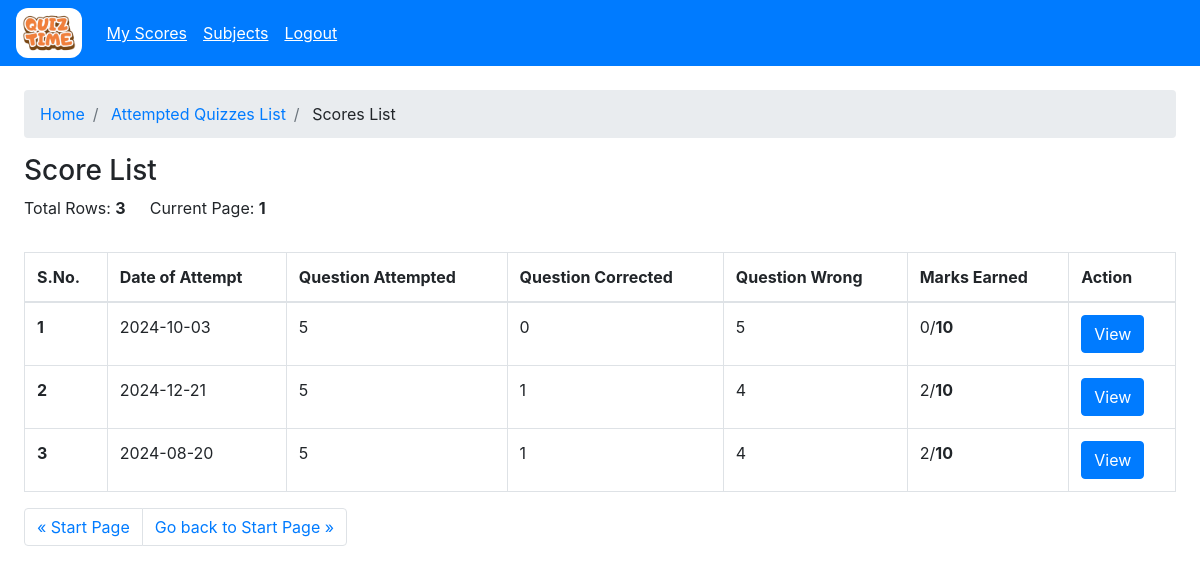
The app's page /user/attempted-quizzes/view?quiz_id=d3d2f129-ed78-4f71-8499-79071b6c35f4 (signed in), older data.
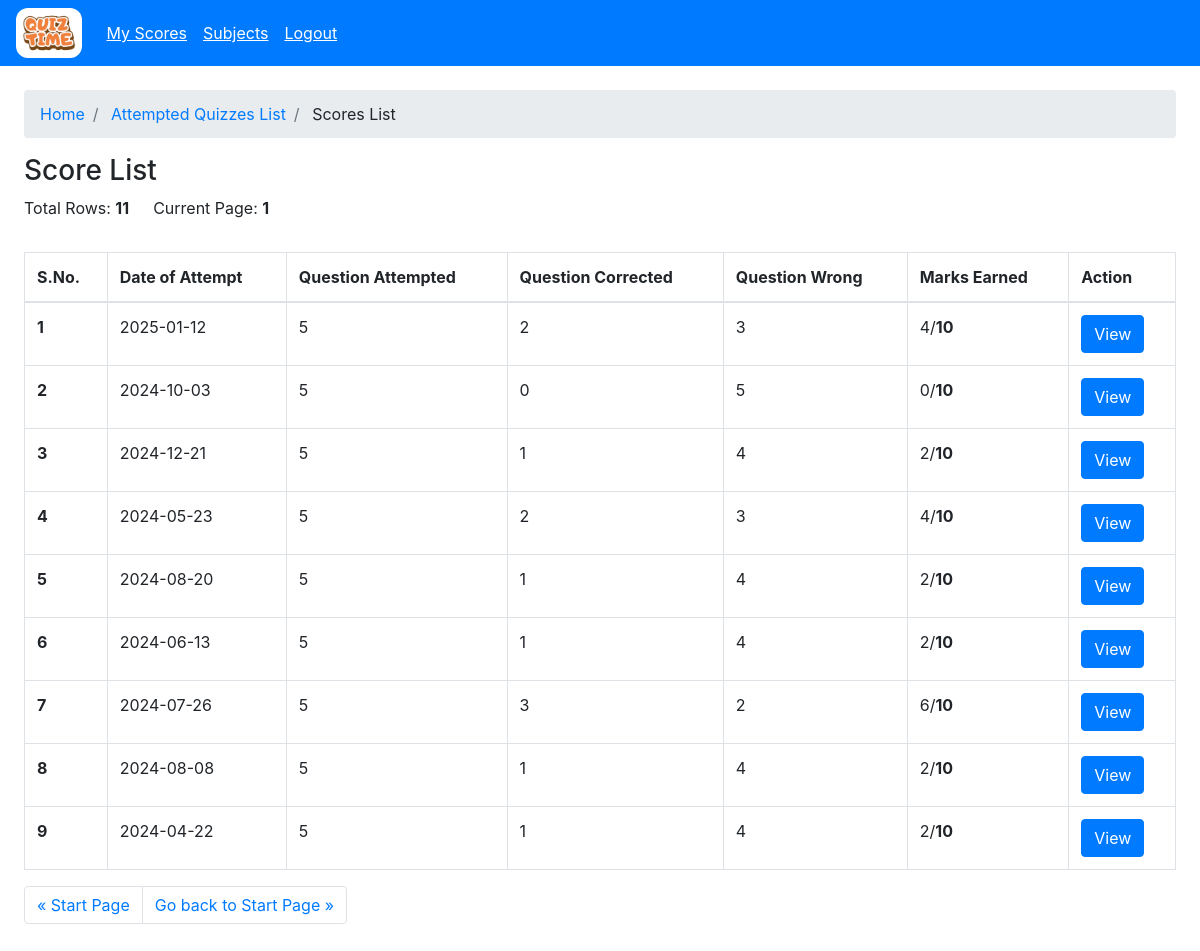
The same page, newer data.
### models/model.py (models this page shows)
class Score(db.Model):
    __tablename__ = 'scores'
    id = db.Column(db.VARCHAR(100), primary_key=True)
    quiz_id = db.Column(db.VARCHAR(100), db.ForeignKey('quiz.id'), nullable=False)
    user_id = db.Column(db.VARCHAR(100), db.ForeignKey('users.id'), nullable=False)
    attempt_number = db.Column(db.Integer, nullable=False)
    question_attempted = db.Column(db.Integer, nullable=False)
    question_corrected = db.Column(db.Integer, nullable=False)
    question_wronged = db.Column(db.Integer, nullable=False)
    total_scored = db.Column(db.Integer, nullable=False)
    created_at = db.Column(db.TIMESTAMP, nullable=False)
    updated_at = db.Column(db.TIMESTAMP, nullable=False)
    __table_args__ = (
        db.UniqueConstraint('quiz_id', 'user_id', 'attempt_number', name='unique_user_quiz_attempt'),
    )

### controllers/users/user.py (the view)
@user.route("/attempted-quizzes/view")
@login_required
@role_required("user")
def user_scores():
    try:
        skip = int(request.args.get("skip", 0))
        take = int(request.args.get("take", 25))
        quiz_id = request.args.get("quiz_id", "")
        if not quiz_id:
            return flash_and_redirect("Quiz not found", "danger", url_for("user.user_home"))
        quiz = Quiz.query.filter_by(id=quiz_id).first()
        if not quiz:
            return flash_and_redirect("Quiz not found", "danger", url_for("user.user_home"))
        scores = Score.query.filter_by(quiz_id=quiz_id).offset(skip).limit(take).all()
        final_list=[]
        for scr in scores:
            single_obj=dict()
            quiz = Quiz.query.filter_by(id=scr.quiz_id).first()
            single_obj["total_marks"]=quiz.total_marks
            single_obj = {**single_obj, **scr.__dict__}
            final_list.append(single_obj)
        total_scores = Score.query.filter(Score.user_id==session.get("id", "")).count()
        return render_template("user/scores.html",quiz=quiz,total_rows=total_scores, skip=skip, take=take, rows=final_list)
    except Exception as e:
        return flash_and_redirect(str(e), "danger", url_for("user.user_home"))

### app.py (called while the page is built)
    @login_manager.user_loader
    def load_user(user_id):
        return User.query.get(user_id)

### controllers/decorator.py (called while the page is built)
def role_required(role):
    def decorator(func):
        @wraps(func)
        def wrapper(*args, **kwargs):
            if not current_user.is_authenticated:
                return redirect(url_for("auth.login"))
            if current_user.user_type != role and session.get("user_type") != role:
                if current_user.user_type == "admin":
                    return redirect(url_for("admin.admin_home"))
                return redirect(url_for("user.user_home"))
            return func(*args, **kwargs)
        return wrapper
    return decorator

### templates/user/scores.html (shortened to what this page needs)
{% extends "base.html" %} {% block title %}Score Page{% endblock %} {% block
content %} {% include "user/user_wrapper.html" %}
<section class="min-vh-100 p-4">
  <nav aria-label="breadcrumb">
    <ol class="breadcrumb">
      <li class="breadcrumb-item"><a href="/user">Home</a></li>
      <li class="breadcrumb-item">
        <a href="/user/attempted-quizzes?skip=0&take=25"
          >Attempted Quizzes List</a
        >
      </li>
      <li class="breadcrumb-item">
        <a>Scores List</a>
      </li>
    </ol>
  </nav>
  <div class="d-flex mt-3 flex-wrap justify-content-between">
    <div>
      <h3>Score List</h3>
      <div class="d-flex align-items-center">
        <p class="mr-4">Total Rows: <strong>{{ total_rows }}</strong></p>
        <p>
          Current Page:
          <strong
            >{% if skip and take %} {{ ((skip|int)/take)+1 }} {% else %}1{%
            endif %}</strong
          >
        </p>
      </div>
    </div>
  </div>
  <section class="mt-3">
    <div class="table-responsive">
      <table class="table table-bordered table-hover">
        <thead>
          <tr>
            <th scope="col">S.No.</th>
            <th scope="col">Date of Attempt</th>
            <th scope="col">Question Attempted</th>
            <th scope="col">Question Corrected</th>
            <th scope="col">Question Wrong</th>
            <th scope="col">Marks Earned</th>
            <th scope="col">Action</th>
          </tr>
        </thead>
        <tbody>
          {% for score in rows %}
          <tr class="pointer">
            <th scope="row">{{ loop.index+skip }}</th>
            <td>{{ score.created_at.strftime('%Y-%m-%d') }}</td>
            <td>{{ score.question_attempted }}</td>
            <td>{{ score.question_corrected }}</td>
            <td>{{ score.question_wronged }}</td>
            <td>
              {{ score.total_scored }}/<strong>{{ score.total_marks }}</strong>
            </td>
            <td>
              <button type="button" class="btn btn-primary">
                <a
                  href="/user/score/view?score_id={{ score.id }}"
                  class="text-white"
                  >View</a
                >
              </button>
            </td>
          </tr>
          {% endfor %}
        </tbody>
      </table>
      <nav aria-label="Page navigation example">
        <ul class="pagination">
          <li class="page-item">
            <a
              class="page-link"
              href="/user/attempted-quizzes/view?quiz_id={{ quiz.id }}&skip={{ (skip - take) if skip > 0 else 0 }}&take={{ take }}"
              aria-label="Previous"
            >
              <span aria-hidden="true">&laquo;</span>
              <span
                >{% if skip > 0 %}Previous{% else %}Start Page{% endif %}</span
              >
            </a>
          </li>
          <li class="page-item">
            <a
              class="page-link"
              href="/user/attempted-quizzes/view?quiz_id={{ quiz.id }}&skip={{ ( (((skip|int) / take)|int+1)*take if ((skip|int+take) < total_rows) else None  ) if ((skip|int+take) < total_rows) else 0 }}&take={{ take }}"
              aria-label="Next"
            >
              <span
                >{% if ((skip|int + take) < total_rows) %}Next{% else %}Go back
                to Start Page{% endif %}</span
              >
              <span aria-hidden="true">&raquo;</span>
            </a>
          </li>
        </ul>
      </nav>
    </div>
  </section>
</section>
{% endblock %}

### templates/base.html (shortened to what this page needs)
<!DOCTYPE html>
<html lang="en">
  <head>
    <link rel="stylesheet" href="/static/css/style.css" />
    <link
      rel="stylesheet"
      href="https://cdn.jsdelivr.net/npm/bootstrap@4.3.1/dist/css/bootstrap.min.css"
    />
  </head>
  <body>
    {% block content %} {% endblock %}
  </body>
</html>

### templates/user/user_wrapper.html (shortened to what this page needs)
<nav class="navbar navbar-expand-lg navbar-dark bg-primary">
  <a href="/user">
    <img
      alt="logo"
      src="/static/images/logo.png"
      class="adminLogo navbar-brand"
    />
  </a>
  <div class="collapse navbar-collapse" id="navbarSupportedContent">
    <ul class="navbar-nav mr-auto">
      <li class="nav-item">
        <a class="anchor nav-link" href="/user/attempted-quizzes?skip=0&take=25"
          >My Scores</a
        >
      </li>
      <li class="nav-item">
        <a class="anchor nav-link" href="/user/subjects?skip=0&take=25"
          >Subjects</a
        >
      </li>
      <li class="nav-item">
        <a class="anchor nav-link" href="/auth/logout">Logout</a>
      </li>
    </ul>
  </div>
</nav>

### static/css/style.css (style rules this page uses)
.adminLogo { height: 50px; background-color: white !important; border-radius: 12px; padding: 6px; }
.pointer { cursor: pointer; }
.anchor { color: white !important; text-decoration: underline !important; }

Row changes from the older to the newer data that the page shows:
added Score: created_at "2025-01-12", question_attempted "5", question_corrected "2", question_wronged "3", total_scored "4", total_marks "10"
added Score: created_at "2024-05-23", question_attempted "5", question_corrected "2", question_wronged "3", total_scored "4", total_marks "10"
added Score: created_at "2024-06-13", question_attempted "5", question_corrected "1", question_wronged "4", total_scored "2", total_marks "10"
added Score: created_at "2024-07-26", question_attempted "5", question_corrected "3", question_wronged "2", total_scored "6", total_marks "10"
added Score: created_at "2024-08-08", question_attempted "5", question_corrected "1", question_wronged "4", total_scored "2", total_marks "10"
added Score: created_at "2024-04-22", question_attempted "5", question_corrected "1", question_wronged "4", total_scored "2", total_marks "10"
Text that changed along with them:
{{ total_rows }}: "3" → "11"
